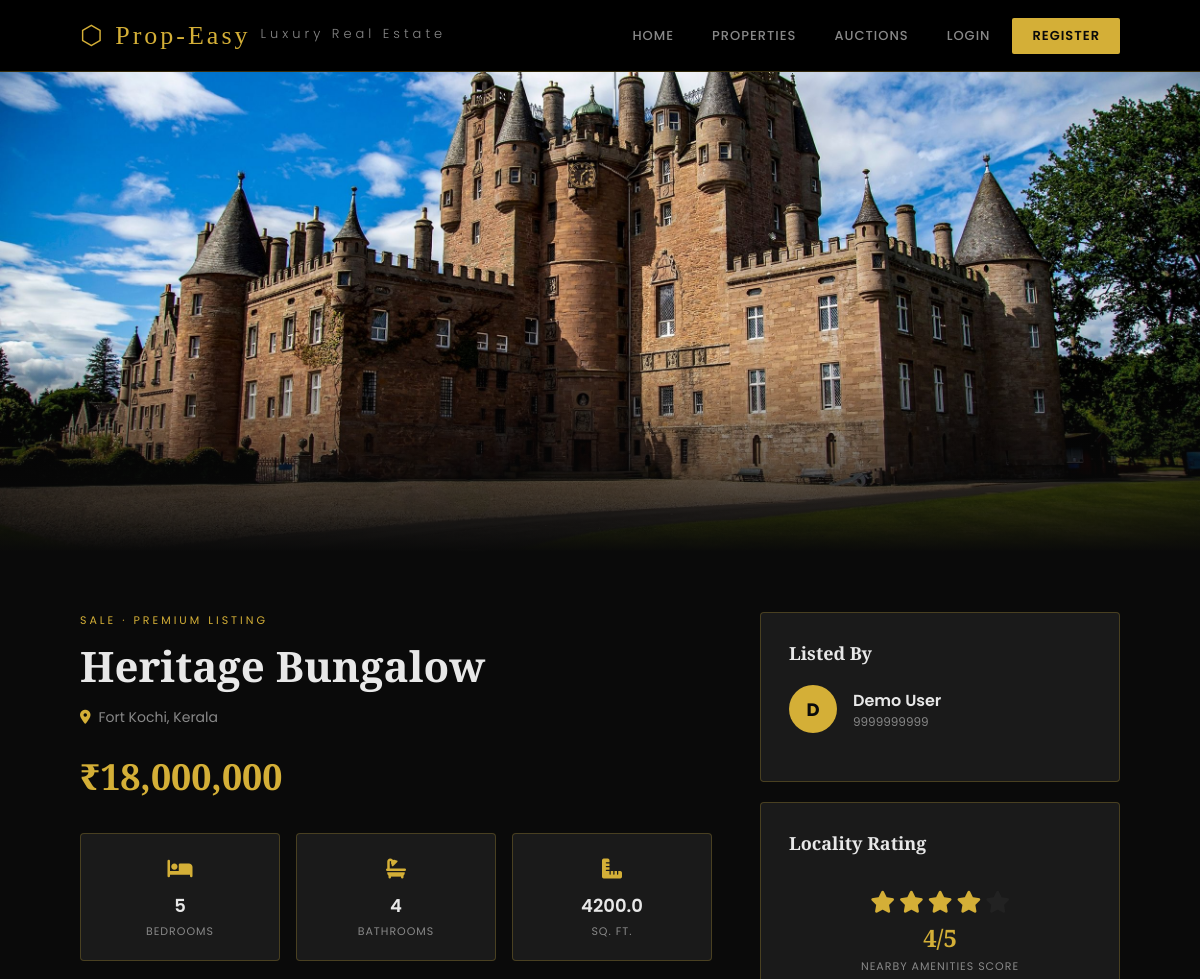
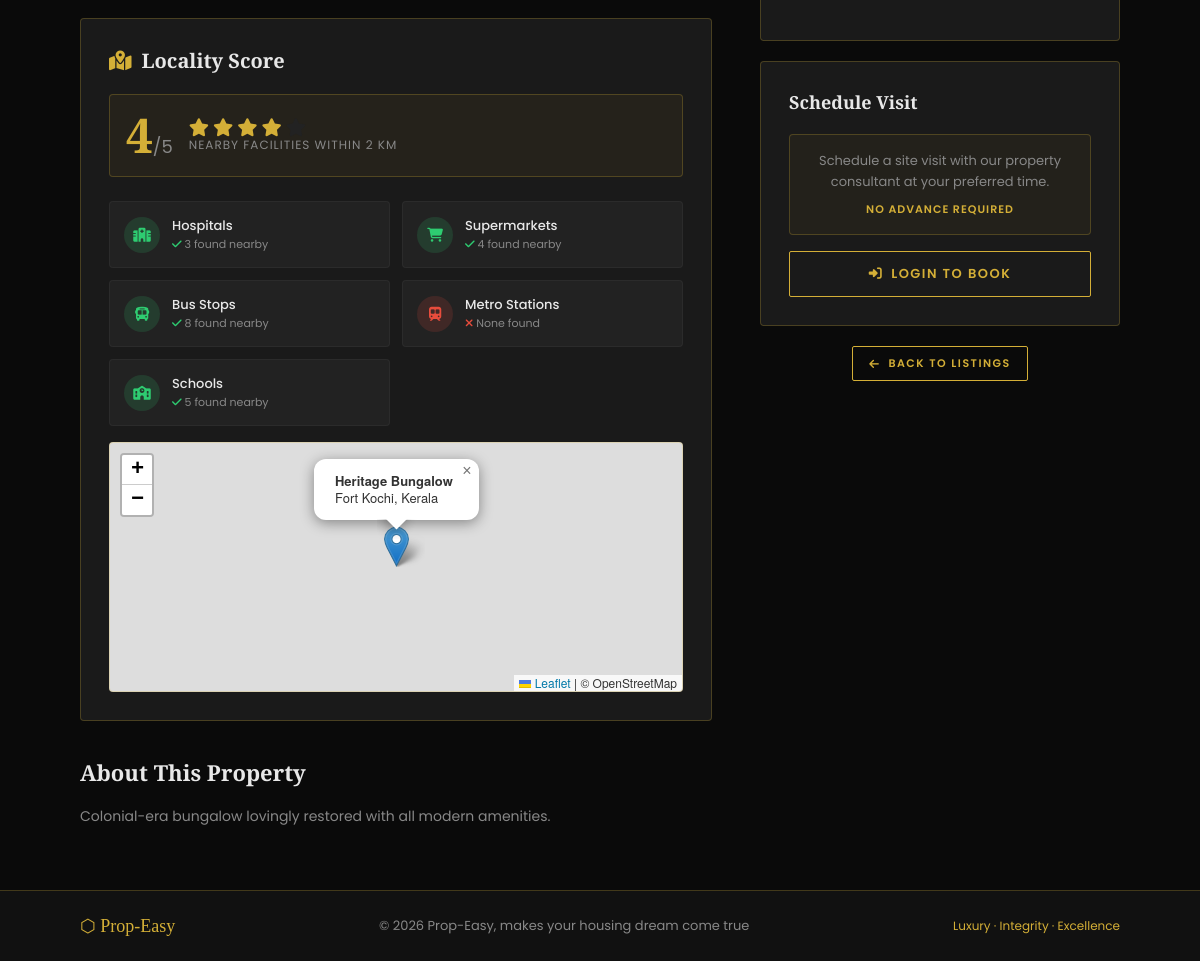
Page /property/2 on the committed database (2 pictures, top to bottom).
### tables this page shows
CREATE TABLE property_images (
    id INTEGER PRIMARY KEY AUTOINCREMENT,
    property_id INTEGER NOT NULL,
    filename TEXT NOT NULL,
    is_primary INTEGER DEFAULT 0,
    created_at TIMESTAMP DEFAULT CURRENT_TIMESTAMP,
    FOREIGN KEY (property_id) REFERENCES properties(id) ON DELETE CASCADE
);

CREATE TABLE properties (
    id INTEGER PRIMARY KEY AUTOINCREMENT,
    user_id INTEGER NOT NULL,
    title TEXT NOT NULL,
    description TEXT,
    price REAL NOT NULL,
    location TEXT,
    latitude REAL,
    longitude REAL,
    locality_score INTEGER DEFAULT 0,
    locality_details TEXT,
    type TEXT NOT NULL CHECK(type IN ('sale','rent','auction')),
    bedrooms INTEGER DEFAULT 0,
    bathrooms INTEGER DEFAULT 0,
    area REAL DEFAULT 0,
    auction_end DATETIME,
    status TEXT DEFAULT 'pending' CHECK(status IN ('pending','approved','rejected','sold')),
    created_at TIMESTAMP DEFAULT CURRENT_TIMESTAMP,
    FOREIGN KEY (user_id) REFERENCES users(id) ON DELETE CASCADE
);

CREATE TABLE users (
    id INTEGER PRIMARY KEY AUTOINCREMENT,
    name TEXT NOT NULL,
    email TEXT UNIQUE NOT NULL,
    phone TEXT,
    password TEXT NOT NULL,
    role TEXT DEFAULT 'user' CHECK(role IN ('user','admin')),
    created_at TIMESTAMP DEFAULT CURRENT_TIMESTAMP
);

### app.py (the view)
@app.route('/property/<int:pid>')
def property_detail(pid):
    db = get_db()
    prop = db.execute(
        """SELECT p.*, u.name as owner_name, u.phone as owner_phone
           FROM properties p JOIN users u ON p.user_id=u.id WHERE p.id=?""", (pid,)
    ).fetchone()
    if not prop:
        flash('Property not found.', 'error')
        return redirect(url_for('properties'))
    prop_dict = dict(prop)
    prop_dict['images'] = get_property_images(pid)
    prop_dict['image'] = get_primary_image(pid)
    is_winner = False
    if session.get('user_id') and prop_dict['type'] == 'auction':
        winner = db.execute(
            "SELECT user_id FROM bids WHERE property_id=? ORDER BY amount DESC LIMIT 1", (pid,)
        ).fetchone()
        if winner and winner['user_id'] == session['user_id']:
            is_winner = True
    if prop_dict.get('locality_details'):
        try:
            prop_dict['locality_details'] = json.loads(prop_dict['locality_details'])
        except (json.JSONDecodeError, TypeError):
            prop_dict['locality_details'] = {}
    else:
        prop_dict['locality_details'] = {}
    return render_template('property_detail.html', prop=prop_dict, now_str=datetime.now().strftime('%Y-%m-%d %H:%M:%S'), is_winner=is_winner)

### app.py (called while the page is built)
def get_db():
    if 'db' not in g:
        g.db = sqlite3.connect(DATABASE)
        g.db.row_factory = sqlite3.Row
        g.db.execute("PRAGMA foreign_keys = ON")
    return g.db

def get_primary_image(property_id):
    db = get_db()
    img = db.execute(
        "SELECT filename FROM property_images WHERE property_id=? ORDER BY is_primary DESC, id ASC LIMIT 1",
        (property_id,)
    ).fetchone()
    return img['filename'] if img else None

def get_property_images(property_id):
    db = get_db()
    return db.execute(
        "SELECT * FROM property_images WHERE property_id=? ORDER BY is_primary DESC, id ASC",
        (property_id,)
    ).fetchall()

### templates/property_detail.html (shortened to what this page needs)
{% extends 'base.html' %}
{% block extra_css %}
<link rel="stylesheet" href="https://unpkg.com/leaflet@1.9.4/dist/leaflet.css" />
{% endblock %}
{% block content %}
<div class="detail-gallery">
    {% set all_images = prop.images if prop.images else [] %}
    {% if all_images|length > 0 %}
    <div class="gallery-slides" id="gallery-slides">
        {% for img in all_images %}
        <div class="gallery-slide">
            <img src="{{ url_for('static', filename='uploads/' + img['filename']) }}"
                 alt="{{ prop.title }} - Image {{ loop.index }}"
                 class="clickable-img"
                 onclick="openFullImage(this.src)">
        </div>
        {% endfor %}
    </div>
    {% else %}
    <div class="gallery-placeholder"><i class="fas fa-building fa-5x"></i></div>
    {% endif %}
</div>
<div class="detail-content">
    <div class="detail-main">
        <p class="detail-tag">{{ prop.type|upper }} · Premium Listing</p>
        <h1 class="detail-title">{{ prop.title }}</h1>
        <p class="detail-location"><i class="fas fa-map-marker-alt" style="color:var(--gold);margin-right:8px;"></i>{{
            prop.location }}</p>
        <p class="detail-price">₹{{ "{:,.0f}".format(prop.price) }}{% if prop.type == 'rent' %} / month{% endif %}</p>
        <div class="detail-specs">
            {% if prop.bedrooms %}
            <div class="spec-item">
                <div class="spec-icon"><i class="fas fa-bed"></i></div>
                <div class="spec-val">{{ prop.bedrooms }}</div>
                <div class="spec-label">Bedrooms</div>
            </div>
            {% endif %}
            {% if prop.bathrooms %}
            <div class="spec-item">
                <div class="spec-icon"><i class="fas fa-bath"></i></div>
                <div class="spec-val">{{ prop.bathrooms }}</div>
                <div class="spec-label">Bathrooms</div>
            </div>
            {% endif %}
            {% if prop.area %}
            <div class="spec-item">
                <div class="spec-icon"><i class="fas fa-ruler-combined"></i></div>
                <div class="spec-val">{{ prop.area }}</div>
                <div class="spec-label">Sq. Ft.</div>
            </div>
            {% endif %}
        </div>
        {% if prop.locality_score is not none and prop.latitude %}
        <div class="locality-section">
            <h3><i class="fas fa-map-marked-alt" style="color:var(--gold);"></i> Locality Score</h3>
            <div class="locality-score-display">
                <div>
                    <span class="score-number">{{ prop.locality_score }}</span><span class="score-out-of">/5</span>
                </div>
                <div>
                    <div class="score-stars">
                        {% for i in range(5) %}
                        {% if i < prop.locality_score %} <i class="fas fa-star filled"></i>
                            {% else %}
                            <i class="fas fa-star empty"></i>
                            {% endif %}
                            {% endfor %}
                    </div>
                    <div class="score-label">Nearby Facilities within 2 km</div>
                </div>
            </div>
            {% if prop.locality_details %}
            <div class="facility-grid">
                {% set facilities = {
                'hospital': {'icon': 'fa-hospital', 'label': 'Hospitals'},
                'supermarket': {'icon': 'fa-shopping-cart', 'label': 'Supermarkets'},
                'bus_stop': {'icon': 'fa-bus', 'label': 'Bus Stops'},
                'metro_station': {'icon': 'fa-subway', 'label': 'Metro Stations'},
                'school': {'icon': 'fa-school', 'label': 'Schools'}
                } %}
                {% for key, info in facilities.items() %}
                {% set count = prop.locality_details.get(key, 0) %}
                <div class="facility-item">
                    <div class="facility-icon {{ 'available' if count > 0 else 'unavailable' }}">
                        <i class="fas {{ info.icon }}"></i>
                    </div>
                    <div>
                        <div class="facility-name">{{ info.label }}</div>
                        <div class="facility-count">
                            {% if count > 0 %}
                            <span style="color:#2ecc71;"><i class="fas fa-check"></i></span> {{ count }} found nearby
                            {% else %}
                            <span style="color:#e74c3c;"><i class="fas fa-times"></i></span> None found
                            {% endif %}
                        </div>
                    </div>
                </div>
                {% endfor %}
            </div>
            {% endif %}
            {% if prop.latitude and prop.longitude %}
            <div id="detail-map"></div>
            {% endif %}
        </div>
        {% endif %}
        {% if prop.description %}
        <div class="detail-desc">
            <h3>About This Property</h3>
            <p>{{ prop.description }}</p>
        </div>
        {% endif %}
    </div>
    <div class="detail-sidebar">
        <div class="sidebar-card">
            <h3>Listed By</h3>
            <div class="owner-info">
                <div class="owner-avatar">{{ prop.owner_name[0] }}</div>
                <div>
                    <p style="font-weight:600;">{{ prop.owner_name }}</p>
                    <p style="font-size:12px;color:var(--text-muted);">{{ prop.owner_phone }}</p>
                </div>
            </div>
        </div>
        {% if prop.locality_score is not none and prop.latitude %}
        <div class="sidebar-card">
            <h3>Locality Rating</h3>
            <div style="text-align:center; padding:16px 0;">
                <div class="score-stars" style="justify-content:center; margin-bottom:8px;">
                    {% for i in range(5) %}
                    {% if i < prop.locality_score %} <i class="fas fa-star filled" style="font-size:22px;"></i>
                        {% else %}
                        <i class="fas fa-star empty" style="font-size:22px;"></i>
                        {% endif %}
                        {% endfor %}
                </div>
                <p style="color:var(--gold); font-size:24px; font-family:'Playfair Display',serif; font-weight:700;">{{
                    prop.locality_score }}/5</p>
                <p
                    style="font-size:11px; color:var(--text-muted); letter-spacing:1px; text-transform:uppercase; margin-top:4px;">
                    Nearby Amenities Score</p>
            </div>
        </div>
        {% endif %}
        <div class="sidebar-card">
            <h3>Schedule Visit</h3>
            <div
                style="margin-bottom:16px; padding:16px; background:rgba(212,175,55,0.05); border:1px solid var(--border); border-radius:4px; text-align:center;">
                <p style="font-size:13px; color:var(--text-muted); line-height:1.6;">Schedule a site visit with our
                    property consultant at your preferred time.</p>
                <p
                    style="font-size:11px; color:var(--gold); margin-top:8px; text-transform:uppercase; letter-spacing:1px; font-weight:600;">
                    No advance required</p>
            </div>
            {% if session.user_id and session.user_role == 'user' %}
            {% if prop.type == 'auction' %}
            <div id="bid-area" style="margin-top:16px;">
                {% if prop.auction_end and prop.auction_end < now_str %} {% if is_winner %} <div
                    class="badge badge-success"
                    style="width:100%; justify-content:center; padding:12px; margin-bottom:12px;">You Won this Auction!
            </div>
            <a href="/book/{{ prop.id }}" class="btn btn-gold" style="width:100%;justify-content:center;"><i
                    class="fas fa-calendar-check"></i> Book Appointment</a>
            {% else %}
            <div class="badge badge-error" style="width:100%; justify-content:center; padding:12px;">Auction Ended</div>
            {% endif %}
            {% else %}
            <div class="auction-timer"
                style="background:rgba(231,76,60,0.05); border:1px solid rgba(231,76,60,0.2); border-radius:4px; padding:12px; margin-bottom:16px; text-align:center;">
                <div id="detail-timer"
                    style="font-family:'Playfair Display',serif; font-size:20px; color:#e74c3c; letter-spacing:1px;"
                    data-end="{{ prop.auction_end }}">Loading...</div>
                <div
                    style="font-size:10px; color:var(--text-muted); text-transform:uppercase; letter-spacing:1px; margin-top:4px;">
                    Time Remaining</div>
            </div>
            <form action="/bid/{{ prop.id }}" method="POST" style="display:flex; gap:8px;">
                <input type="number" name="amount" class="form-control" placeholder="Bid > ₹{{ "
                    {:,.0f}".format(prop.price) }}" required>
                <button type="submit" class="btn btn-gold btn-sm"><i class="fas fa-gavel"></i> Bid</button>
            </form>
            {% endif %}
        </div>
        {% else %}
        <a href="/book/{{ prop.id }}" class="btn btn-gold" style="width:100%;justify-content:center;"><i
                class="fas fa-calendar-check"></i> Book Appointment</a>
        {% endif %}
        {% elif not session.user_id %}
        <a href="/login" class="btn btn-outline" style="width:100%;justify-content:center;"><i
                class="fas fa-sign-in-alt"></i> Login to Book</a>
        {% endif %}
    </div>
    <div style="text-align:center;">
        <a href="/properties" class="btn btn-outline btn-sm"><i class="fas fa-arrow-left"></i> Back to Listings</a>
    </div>
</div>
</div>
{% endblock %}

### templates/base.html (style rules this page uses)
:root { --gold: #d4af37; --gold-dark: #b8962e; --gold-light: #e8cb6a; --black: #0a0a0a; --dark: #111111; --dark2: #1a1a1a; --dark3: #222222; --text: #e8e8e8; --text-muted: #888; --border: rgba(212, 175, 55, 0.25); --success: #2ecc71; --error: #e74c3c; --warning: #f39c12; }
* { margin: 0; padding: 0; box-sizing: border-box; }
html { scroll-behavior: smooth; }
body { background: var(--black); color: var(--text); font-family: 'Poppins', sans-serif; min-height: 100vh; }
.btn { display: inline-flex; align-items: center; gap: 8px; padding: 12px 28px; border: none; cursor: pointer; font-size: 13px; font-family: 'Poppins', sans-serif; font-weight: 600; letter-spacing: 1.5px; text-transform: uppercase; text-decoration: none; transition: all 0.3s; border-radius: 2px; }
.btn-outline { background: transparent; color: var(--gold); border: 1px solid var(--gold); }
.btn-sm { padding: 8px 16px; font-size: 11px; }
.clickable-img { cursor: zoom-in; transition: opacity 0.3s; }

### rows in the picture
property_images: filename (picture)
properties: type "SALE", title "Heritage Bungalow", location "Fort Kochi, Kerala", price "18,000,000", area "4200.0", description "Colonial-era bungalow lovingly restored with all modern amenities."
users: name "D", owner_name "Demo User", owner_phone "9999999999"

### other values in the picture
{{ prop.bedrooms }} "5"
{{ prop.bathrooms }} "4"
{{ prop.locality_score }} "4"
{{ info.label }} "Hospitals" "Supermarkets" "Bus Stops" "Metro Stations" "Schools"
{{ count }} "3" "4" "8" "5"
